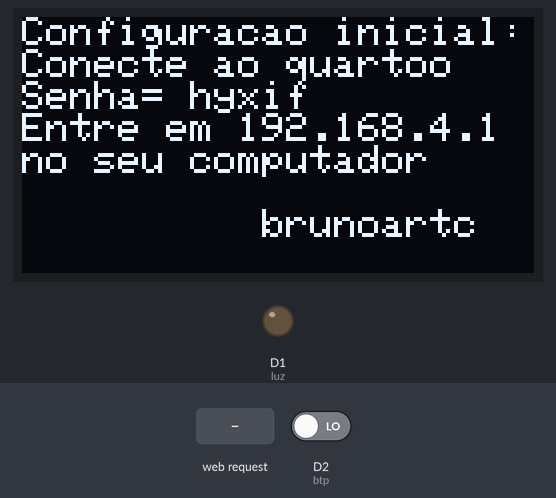
Bench run of a sketch on a simulated ESP8266 (NodeMCU). Parts: 128×64 one-colour display, output pins drawn as LEDs (lit = HIGH). The test bench sets the inputs (shaded band); at power-on: D2 (btp) LOW. WiFi joins after 1.5 s; servers stay silent unless stated; random numbers use the default seed unless the sketch sets one; what the sketch prints to the serial monitor is not drawn.

Above: at 1.4 s.
At 4.0 s:
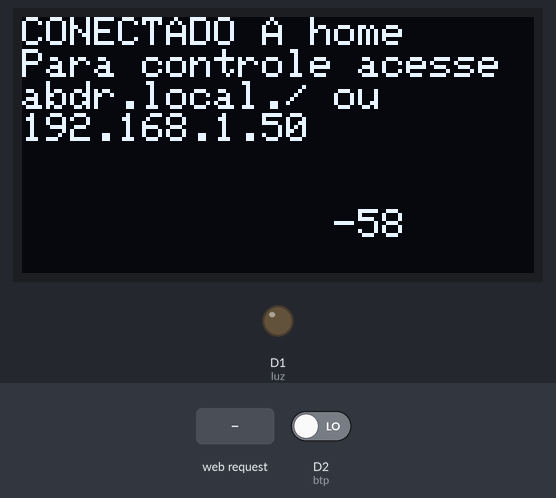
4.1 s: HTTP request GET /LUZ received
At 5.4 s:
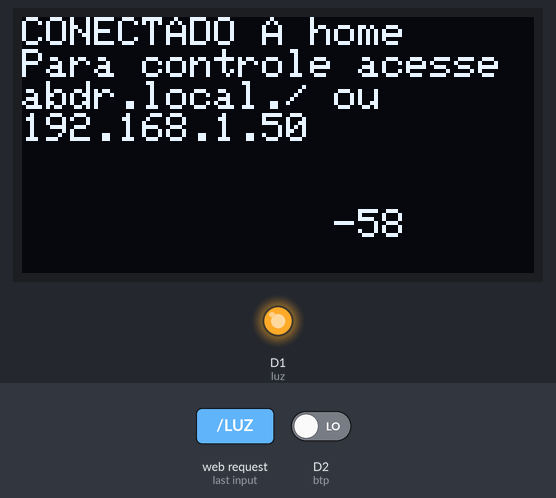
7.1 s: HTTP request GET /ON received
At 8.1 s:
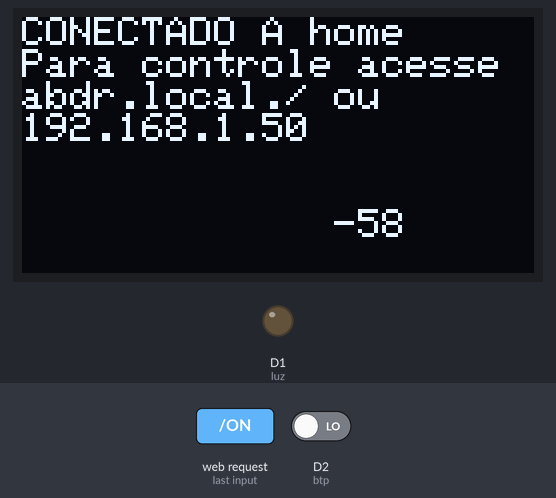
8.6 s: HTTP request GET /OFF received
At 10.0 s:
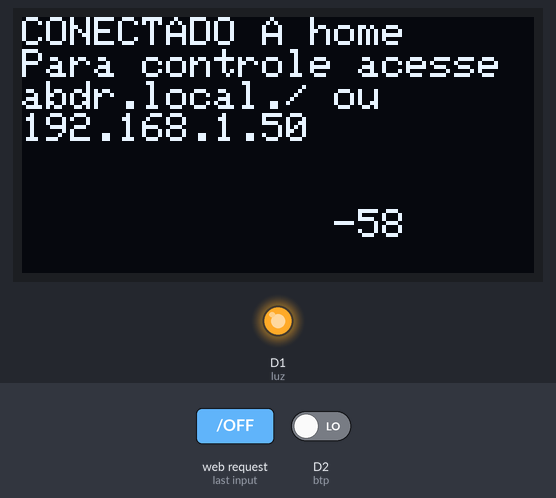
Timing chart, 0 to 11.1 s (numbered marks = the images above; inputs shaded):
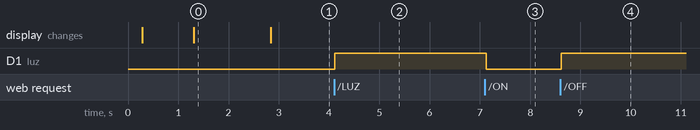

Measured:
- after the input at 4.1 s, D1 (luz): LOW → HIGH at once
- after the input at 7.1 s, D1 (luz): HIGH → LOW at once
- after the input at 8.6 s, D1 (luz): LOW → HIGH at once
- what the display in image 0 shows lasts 1.5 s, from 1.3 s to 2.8 s

The sketch:

ABDR.ino
```cpp
// (licence header left out)
#include <SPI.h>
#include <Wire.h>
#include <Adafruit_GFX.h>
#include <Adafruit_SSD1306.h>

#include <ESP8266WiFi.h>
#include <WiFiClient.h>
#include <ESP8266WebServer.h>
#include <ESP8266mDNS.h>
#include <WiFiUDP.h>
#include <WiFiManager.h>
#include <DNSServer.h>

Adafruit_SSD1306 display(3);
WiFiManager wifiManager;

const char *ssid = "", *password = "", *usr = "admin", *passwd = "admin";
int long prevmillis = 0;
bool stat = 0, bt = 0;
String logg, senha="";
int logn = 0;
int x = 0;

ESP8266WebServer server ( 80 );


const int luz = 5, btp = 4;

void loga(String x) {
  logn++;
  logg += "\n";
  logg += logn;
  int sec = millis() / 1000, minn = sec / 60, hr = minn / 60;
  logg += "(";
  logg += hr;
  logg += ":";
  logg += minn % 60;
  logg += ":";
  logg += sec % 60;
  logg += "): ";
  if (x != "botao") logg += server.client().remoteIP().toString();
  logg += "(";
  logg += x;
  logg += ")";
}

void ba() {
  if (digitalRead(btp) == 1) {
    if (!bt) {
      if (!stat) {
        stat = 1;
        loga("botao");
      }      else {
        stat = 0;
        loga("botao");
      };
    }
    bt = 1;
    delay( 5 );
  } else {
    bt = 0;
    delay( 5 );
  }
}

void sluz() {
  if (stat) {
    digitalWrite ( luz , 1 );
  }
  else {
    digitalWrite ( luz , 0 );
  }
  //Serial.println("LUZ");
}


void rfs() {
  loga("rfs");
  if (!server.authenticate(usr, passwd)) {
    return server.requestAuthentication();
  }

  char msg[400];
  snprintf ( msg, 400,
             "<html>\
    <head>\
      <meta http-equiv='refresh' content='2; /?'>\
      <title>ABDR</title>\
      <style>\
        body { background-color: #cccccc; font-family: Arial, Helvetica, Sans-Serif; Color: #000088; }\
      </style>\
    </head>\
    <body>\
      <p>Acao conclida, voce sera redirecionado | Espere %d s</p>\
      <iframe src='http://free.timeanddate.com/clock/i5gd6hxo/n233' frameborder='0' width='116' height='18'></iframe>\
    </body>\
  </html>",
             (prevmillis - millis()) / 1000
           );
  server.send ( 200, "text/html", msg);
}


void handleRoot() {
  loga("handleRoot");
  if (!server.authenticate(usr, passwd)) {
    return server.requestAuthentication();
  }

Serial.println("Client Connect");
  //digitalWrite ( luz, 1 );
  char temp[600];
  int sec = millis() / 1000, min = sec / 60, hr = min / 60;
  if (server.authenticate(usr, passwd)) {
    snprintf ( temp, 600,

  "<html>\
    <head>\
      <meta http-equiv='refresh' content='5'/>\
      <title>ABDR</title>\
      <style>\
        body { background-color: #cccccc; font-family: Arial, Helvetica, Sans-Serif; Color: #000088; }\
      </style>\
    </head>\
    <body>\
      <h1>v0.02</h1>\
      <p>Uptime: %02d:%02d:%02d</p>\
      <p>Light: %02d</p>\
      <p>D2 <a href=\"ON\"><button>ON</button></a> <a href=\"OFF\"><button>OFF</button></a></p>\
      <p>D2 <a href=\"LUZ\"><button>LUZ</button></a></p>\
      <img src=\"/test.svg\" />\
    </body>\
  </html>",

      hr, min % 60, sec % 60, analogRead(A0)
    );
  }
  server.send ( 200, "text/html", temp );
  Serial.println("Servidor Enviado e autenticado");
}

void handleNotFound() {
  loga("handleNotFound");
  digitalWrite ( luz, 1 );
  String message = "((>_<)) 404 File Not Found\n\n";
  message += "URI: ";
  message += server.uri();
  message += "\nMethod: ";
  message += ( server.method() == HTTP_GET ) ? "GET" : "POST";
  message += "\nArguments: ";
  message += server.args();
  message += "\n";

  for ( uint8_t i = 0; i < server.args(); i++ ) {
    message += " " + server.argName ( i ) + ": " + server.arg ( i ) + "\n";
  }

  server.send ( 404, "text/plain", message );
  //digitalWrite ( luz, 0 );
}

void setup ( void ) {
  Serial.begin ( 115200 );

  display.setTextSize(1);
  display.setTextColor(WHITE);

  Wire.begin(12,13);
  display.begin(SSD1306_SWITCHCAPVCC, 0x3C);

  display.setCursor(0,0);

  //display.drawBitmap(32, 64,  ory, 64, 128, '0');


  while (x < 5) {

    senha += char(random(97, 122));
    x++;
  }
  display.setTextSize(5);
  display.clearDisplay();
  display.setCursor(0,0);
  display.println(":)");
  display.display();

  delay(200);

  display.setTextSize(2);
  display.clearDisplay();
  display.setCursor(0,0);
  display.println("github.com/");
  display.println("brunoartc");
  display.display();
  delay(1000);

  display.setTextSize(1);

  display.clearDisplay();
  display.setCursor(0,0);
  display.println("Configuracao inicial:");
  display.println("Conecte ao quartoo");
  display.print("Senha= ");
  display.println(senha);
  display.println("Entre em 192.168.4.1");
  display.println("no seu computador");
  display.println("");
  display.print("          brunoartc");
  display.display();

  //wifiManager.resetSettings();
  const char* senhab = senha.c_str();
  WiFiManager wifiManager;
  wifiManager.autoConnect("quartoo",senhab);
  pinMode ( luz, OUTPUT );
  pinMode ( btp, INPUT );


  Serial.println ( "" );
  Serial.print ( "Conectado a: " );
  Serial.println ( ssid );
  Serial.print ( "IP address: " );
  Serial.println ( WiFi.localIP() );

  if ( MDNS.begin ( "abdr" ) ) {
    Serial.println ( "MDNS responder started" );
  }

  server.on ( "/", handleRoot );


  server.on ( "/ON", []() {
    if (!server.authenticate(usr, passwd)) {
      return server.requestAuthentication();
    }
    rfs();
    stat = 0;
  } );


  server.on ( "/OFF", []() {
    if (!server.authenticate(usr, passwd)) {
      return server.requestAuthentication();
    }
    rfs();
    stat = 1;
  } );


  server.on ( "/LUZ", []() {
    loga("LUZ!!!!!!!!!!!!!!!!") ;
    if (!server.authenticate(usr, passwd)) {
      return server.requestAuthentication();
    }
    rfs();
    if (!stat) {
      stat = 1; Serial.println("aLuz Ligada");
    }
    else {
      stat = 0; Serial.println("aLuz DesLigada");
    };


  } );

  server.on ( "/logg", []() {
    if (!server.authenticate(usr, passwd)) {
      return server.requestAuthentication();
    }
    loga("logg '-'");
    server.send ( 200, "text/plain", logg );
  } );

  server.on ( "/test", []() {
    loga("test");
    server.send ( 404, "text/plain", "Confirmado" );
  } );


  server.onNotFound ( handleNotFound );
  server.begin();
  Serial.println ( "HTTP server started" );
}

void info() {
  display.clearDisplay();
  display.setCursor(0,0);
  display.println("CONECTADO A " + WiFi.SSID());
  display.println("Para controle acesse");
  display.println("abdr.local./ ou");
  display.println(WiFi.localIP());
  display.println("");
  display.println("");
  display.print("             ");
  display.println(WiFi.RSSI());
  display.display();
}


void loop ( void ) {
  if (Serial.available() > 0) {
    // read the incoming byte:
    char PCK = Serial.read();
    if (PCK == 'l') Serial.println(logg);
  }

  info();

  ba();

  server.handleClient();

  sluz();

}
```
